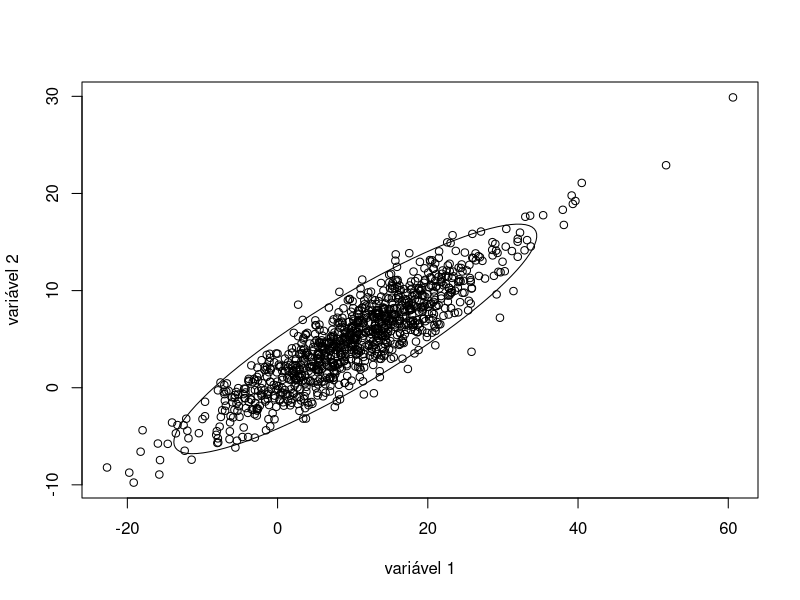
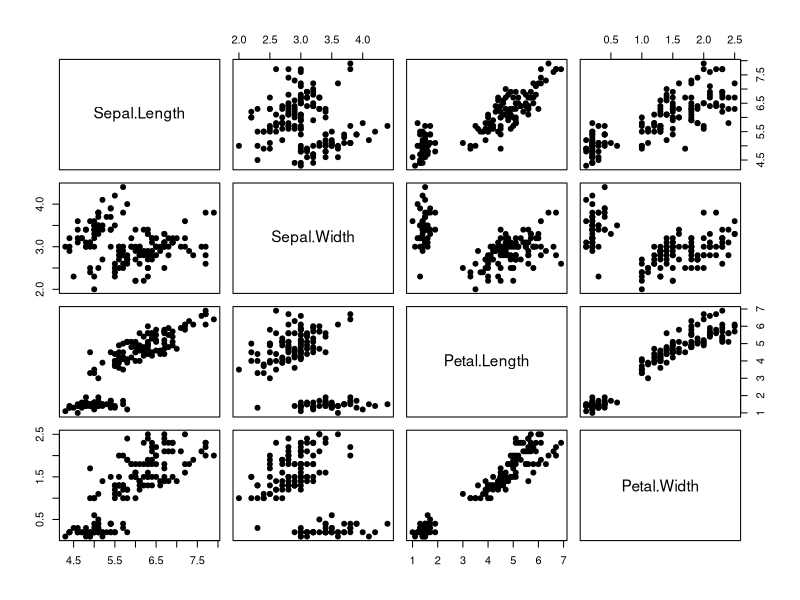
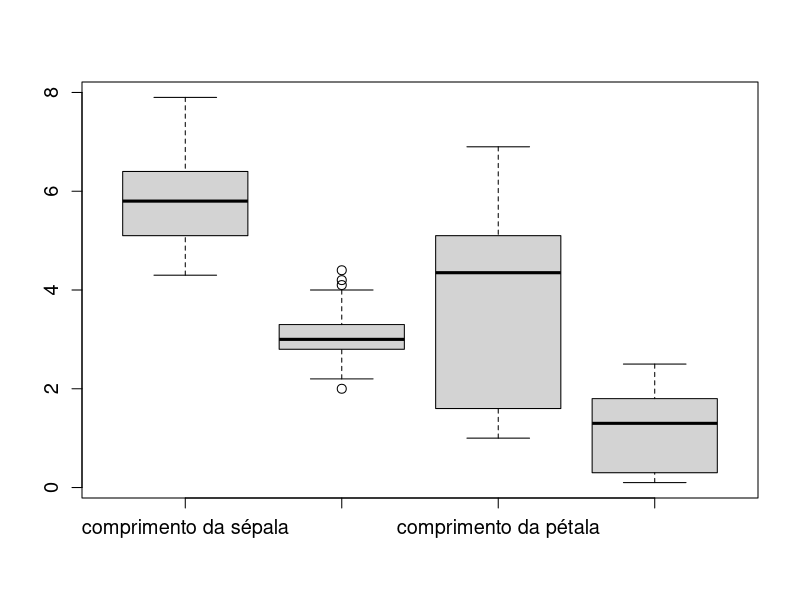
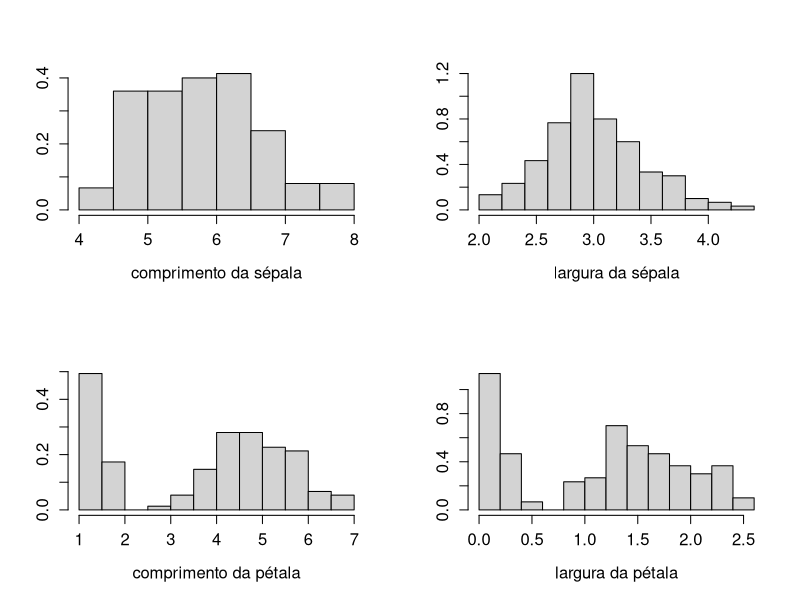
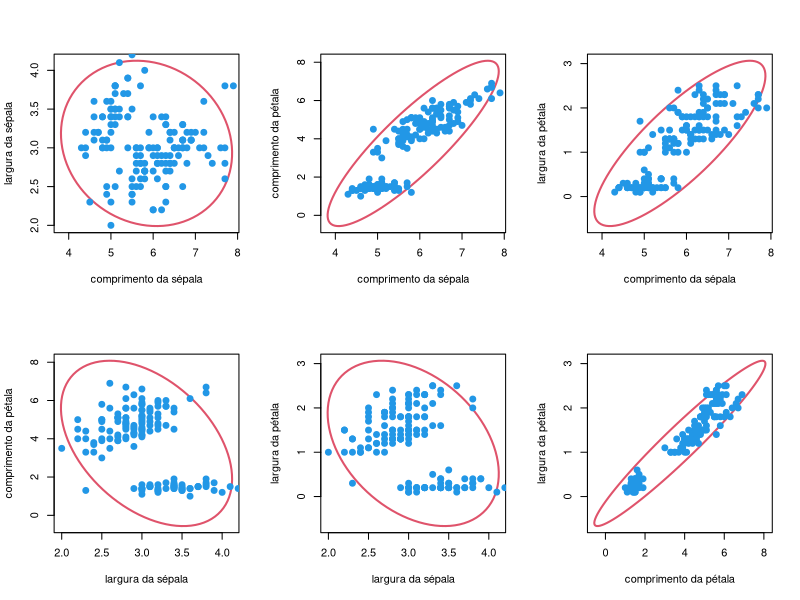

R code for these plots, in order:

library(ellipse)
library(MASS)
library(xtable)

########################
# Elipsoide de confiançaa
# Dados simulados
n<-1000
# vetor de médias
mu <- c(10,5)
# matriz de covariâncias
rho<-0.9
var1<-100
var2<-25
Sigma<- rbind(cbind(var1,sqrt(var1*var2)*rho),cbind(sqrt(var1*var2)*rho,var2))
# gerando uma amostra
mx <- mvrnorm(n, mu, Sigma)
plot(mx[,1],mx[,2],xlab="variável 1",ylab="variável 2")
# estimativas de média, correlação e variâncias
ma <- apply(mx,2,mean)
rhoa <- cor(mx)[1,2]
vara1<-cov(mx)[1,1]
vara2<-cov(mx)[2,2]
# elipse com parâmetros estimados
lines(ellipse(rhoa, scale = c(sqrt(vara1), sqrt(vara2)), 
              centre = rbind(ma[1], ma[2]), level = 0.95))

###############
# Dados da Íris
iris<-as.matrix(iris[,1:4])
inames <- c("comprimento da sépala","largura da sépala","comprimento da pétala",
            "largura da pétala")
#colnames(iris)<-c("comprimento da sépala","largura da sépala",
#"comprimento da pétala","largura da pétala")

# Diagrama de dispersão
pairs(iris,pch=19,cex.labels=1.4)
# Boxplot
boxplot(iris,cex=1.2,cex.axis=1.2,cex.lab=1.2,names=inames)

# Histogramas
par(mfrow=c(2,2))
hist(iris[,1],xlab=inames[1],cex=1.2,cex.axis=1.2,cex.lab=1.2,
     main="",probability=TRUE,ylab="")
hist(iris[,2],xlab=inames[2],cex=1.2,cex.axis=1.2,cex.lab=1.2,
     main="",probability=TRUE,ylab="")
hist(iris[,3],xlab=inames[3],cex=1.2,cex.axis=1.2,cex.lab=1.2,
     main="",probability=TRUE,ylab="")
hist(iris[,4],xlab=inames[4],cex=1.2,cex.axis=1.2,cex.lab=1.2,
     main="",probability=TRUE,ylab="")

# Matriz de correlações
cor(iris)
xtable(cor(iris))
rho <-  cor(iris)#lowerTriangle((cor(iris)))
xb <- apply(iris,2,mean)
s2<-cov(iris)
vara <-diag(s2)
nvar <- 4

# Elipsóides de Confiança
par(mfrow=c(2,3))
for (i in 1:(nvar-1)){
  for (j in (i+1):nvar){
    plot(ellipse(rho[i,j], scale = c(sqrt(vara[i]), sqrt(vara[j])), 
                 centre = rbind(xb[i], xb[j]), level = 0.95),type="l",lwd=2,col=2,
         xlab=inames[i],ylab=inames[j])
    lines(iris[,i],iris[,j],pch=19,cex=1.2,cex.lab=1.2,cex.axis=1.2,type="p",col=4)
    #plot(iris[,i],iris[,j],pch=19,xlab=inames[i],ylab=inames[j],cex=1.2,
    #  cex.lab=1.2,cex.axis=1.2)
    #lines(ellipse(rho[i,j], scale = c(sqrt(vara[i]), sqrt(vara[j])), 
    #  centre = rbind(xb[i], xb[j]), level = 0.95))
  }
}
